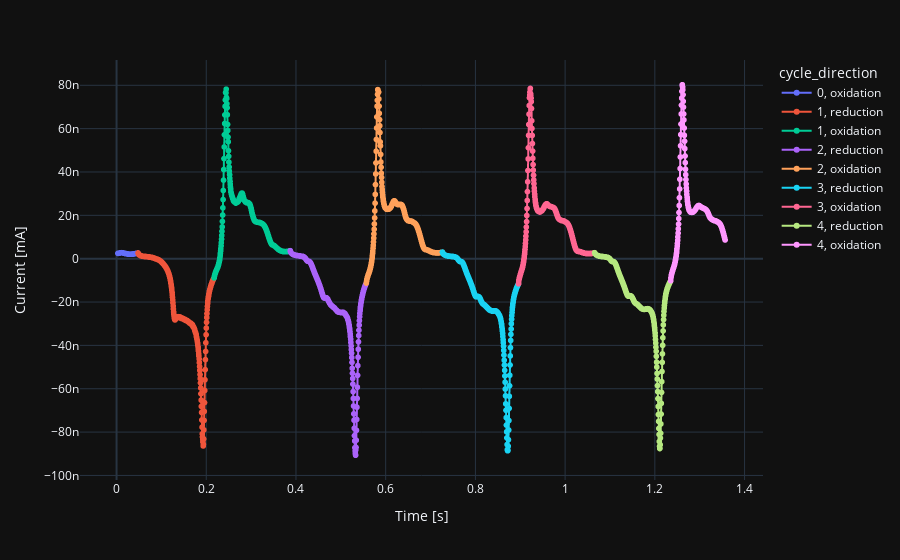

Notebook source saved alongside this figure:
### Code cell
my_cv.show_current_time(template='plotly_dark')

### Figure 1 — Plotly figure (JSON) as saved in the notebook; plotly's stock layout.template omitted (floating-point values rounded to 4 significant figures; data arrays with more than 128 entries replaced by an {"elided": "..."} marker saying what was removed)
{"data": [{"hovertemplate": "cycle_direction=0, oxidation<br>Time [s]=%{x}<br>Current [mA]=%{y}<extra></extra>", "legendgroup": "0, oxidation", "line": {"color": "#636efa", "dash": "solid"}, "marker": {"symbol": "circle"}, "mode": "lines+markers", "name": "0, oxidation", "showlegend": true, "type": "scattergl", "x": [0.002994, 0.003493, 0.003992, 0.004491, 0.004989, 0.005488, 0.005987, 0.006486, 0.006985, 0.007484, 0.007983, 0.008482, 0.008981, 0.00948, 0.009979, 0.01048, 0.01098, 0.01148, 0.01197, 0.01247, 0.01297, 0.01347, 0.01397, 0.01447, 0.01497, 0.01547, 0.01597, 0.01647, 0.01696, 0.01746, 0.01796, 0.01846, 0.01896, 0.01946, 0.01996, 0.02046, 0.02096, 0.02145, 0.02195, 0.02245, 0.02295, 0.02345, 0.02395, 0.02445, 0.02495, 0.02545, 0.02595, 0.02644, 0.02694, 0.02744, 0.02794, 0.02844, 0.02894, 0.02944, 0.02994, 0.03044, 0.03093, 0.03143, 0.03193, 0.03243, 0.03293, 0.03343, 0.03393, 0.03443, 0.03493, 0.03543, 0.03592, 0.03642, 0.03692, 0.03742, 0.03792, 0.03842, 0.03892, 0.03942, 0.03992, 0.04041, 0.04091, 0.04141, 0.04191, 0.04241, 0.04291, 0.04341, 0.04391, 0.04441, 0.04491, 0.0454, 0.0459, 0.0464, 0.0469, 0.0474, 0.0479], "xaxis": "x", "y": [2.459e-09, 2.469e-09, 2.485e-09, 2.502e-09, 2.527e-09, 2.548e-09, 2.576e-09, 2.602e-09, 2.627e-09, 2.652e-09, 2.674e-09, 2.691e-09, 2.712e-09, 2.729e-09, 2.741e-09, 2.748e-09, 2.752e-09, 2.75e-09, 2.743e-09, 2.733e-09, 2.72e-09, 2.704e-09, 2.685e-09, 2.659e-09, 2.637e-09, 2.61e-09, 2.582e-09, 2.557e-09, 2.531e-09, 2.502e-09, 2.477e-09, 2.449e-09, 2.421e-09, 2.395e-09, 2.371e-09, 2.345e-09, 2.321e-09, 2.298e-09, 2.274e-09, 2.254e-09, 2.235e-09, 2.219e-09, 2.199e-09, 2.185e-09, 2.167e-09, 2.153e-09, 2.139e-09, 2.129e-09, 2.12e-09, 2.112e-09, 2.106e-09, 2.1e-09, 2.095e-09, 2.093e-09, 2.092e-09, 2.091e-09, 2.092e-09, 2.093e-09, 2.097e-09, 2.1e-09, 2.103e-09, 2.11e-09, 2.116e-09, 2.124e-09, 2.129e-09, 2.135e-09, 2.143e-09, 2.153e-09, 2.161e-09, 2.174e-09, 2.184e-09, 2.199e-09, 2.212e-09, 2.232e-09, 2.245e-09, 2.26e-09, 2.279e-09, 2.299e-09, 2.321e-09, 2.344e-09, 2.368e-09, 2.391e-09, 2.42e-09, 2.445e-09, 2.472e-09, 2.498e-09, 2.527e-09, 2.556e-09, 2.584e-09, 2.615e-09, 2.645e-09], "yaxis": "y"}, {"hovertemplate": "cycle_direction=1, reduction<br>Time [s]=%{x}<br>Current [mA]=%{y}<extra></extra>", "legendgroup": "1, reduction", "line": {"color": "#EF553B", "dash": "solid"}, "marker": {"symbol": "circle"}, "mode": "lines+markers", "name": "1, reduction", "showlegend": true, "type": "scattergl", "x": {"elided": "341 float values"}, "xaxis": "x", "y": {"elided": "341 float values"}, "yaxis": "y"}, {"hovertemplate": "cycle_direction=1, oxidation<br>Time [s]=%{x}<br>Current [mA]=%{y}<extra></extra>", "legendgroup": "1, oxidation", "line": {"color": "#00cc96", "dash": "solid"}, "marker": {"symbol": "circle"}, "mode": "lines+markers", "name": "1, oxidation", "showlegend": true, "type": "scattergl", "x": {"elided": "341 float values"}, "xaxis": "x", "y": {"elided": "341 float values"}, "yaxis": "y"}, {"hovertemplate": "cycle_direction=2, reduction<br>Time [s]=%{x}<br>Current [mA]=%{y}<extra></extra>", "legendgroup": "2, reduction", "line": {"color": "#ab63fa", "dash": "solid"}, "marker": {"symbol": "circle"}, "mode": "lines+markers", "name": "2, reduction", "showlegend": true, "type": "scattergl", "x": {"elided": "341 float values"}, "xaxis": "x", "y": {"elided": "341 float values"}, "yaxis": "y"}, {"hovertemplate": "cycle_direction=2, oxidation<br>Time [s]=%{x}<br>Current [mA]=%{y}<extra></extra>", "legendgroup": "2, oxidation", "line": {"color": "#FFA15A", "dash": "solid"}, "marker": {"symbol": "circle"}, "mode": "lines+markers", "name": "2, oxidation", "showlegend": true, "type": "scattergl", "x": {"elided": "341 float values"}, "xaxis": "x", "y": {"elided": "341 float values"}, "yaxis": "y"}, {"hovertemplate": "cycle_direction=3, reduction<br>Time [s]=%{x}<br>Current [mA]=%{y}<extra></extra>", "legendgroup": "3, reduction", "line": {"color": "#19d3f3", "dash": "solid"}, "marker": {"symbol": "circle"}, "mode": "lines+markers", "name": "3, reduction", "showlegend": true, "type": "scattergl", "x": {"elided": "341 float values"}, "xaxis": "x", "y": {"elided": "341 float values"}, "yaxis": "y"}, {"hovertemplate": "cycle_direction=3, oxidation<br>Time [s]=%{x}<br>Current [mA]=%{y}<extra></extra>", "legendgroup": "3, oxidation", "line": {"color": "#FF6692", "dash": "solid"}, "marker": {"symbol": "circle"}, "mode": "lines+markers", "name": "3, oxidation", "showlegend": true, "type": "scattergl", "x": {"elided": "341 float values"}, "xaxis": "x", "y": {"elided": "341 float values"}, "yaxis": "y"}, {"hovertemplate": "cycle_direction=4, reduction<br>Time [s]=%{x}<br>Current [mA]=%{y}<extra></extra>", "legendgroup": "4, reduction", "line": {"color": "#B6E880", "dash": "solid"}, "marker": {"symbol": "circle"}, "mode": "lines+markers", "name": "4, reduction", "showlegend": true, "type": "scattergl", "x": {"elided": "341 float values"}, "xaxis": "x", "y": {"elided": "341 float values"}, "yaxis": "y"}, {"hovertemplate": "cycle_direction=4, oxidation<br>Time [s]=%{x}<br>Current [mA]=%{y}<extra></extra>", "legendgroup": "4, oxidation", "line": {"color": "#FF97FF", "dash": "solid"}, "marker": {"symbol": "circle"}, "mode": "lines+markers", "name": "4, oxidation", "showlegend": true, "type": "scattergl", "x": {"elided": "244 float values"}, "xaxis": "x", "y": {"elided": "244 float values"}, "yaxis": "y"}], "layout": {"legend": {"title": {"text": "cycle_direction"}, "tracegroupgap": 0}, "margin": {"t": 60}, "xaxis": {"anchor": "y", "domain": [0, 1], "title": {"text": "Time [s]"}}, "yaxis": {"anchor": "x", "domain": [0, 1], "title": {"text": "Current [mA]"}}}}
